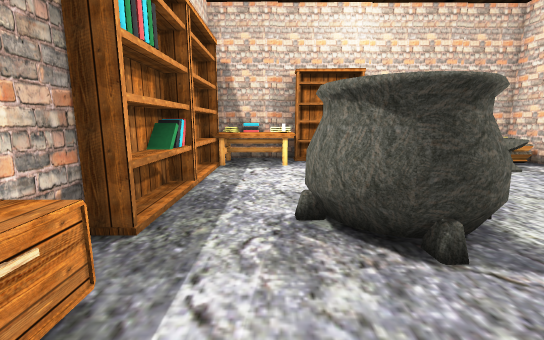
view 1 (above)

12 first-person views from a walk through a scene from a Unity 3-D project. The camera is 1.5 m above the floor, tilts 10° down and sees 90° across. The floor is counted in squares, 1 m on a side. Each view is taken from the middle of a square. On the plan, view 1 faces up. The plan holds only what a view shows up to about 14 squares ahead; the rest is blank. The place goes on beyond the plan. The player is left out. Some surface patterns are stand-ins.

view 2
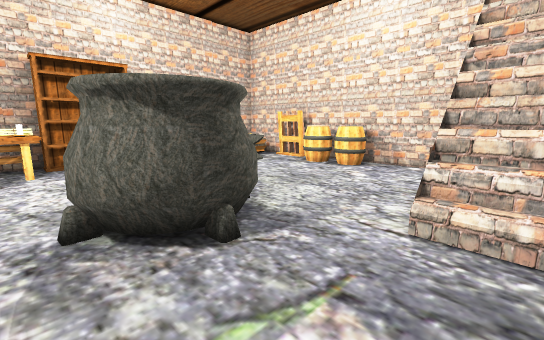

view 3
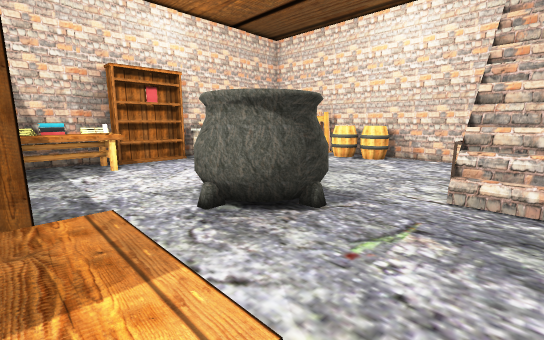

view 4
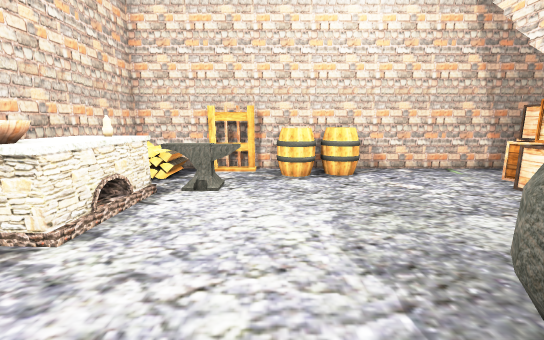

view 5
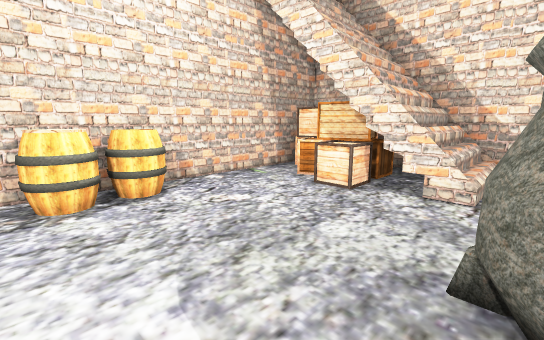

view 6
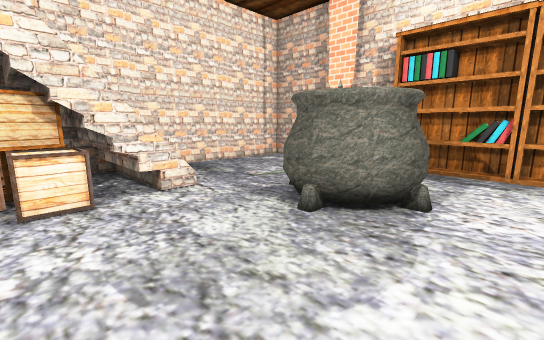

view 7
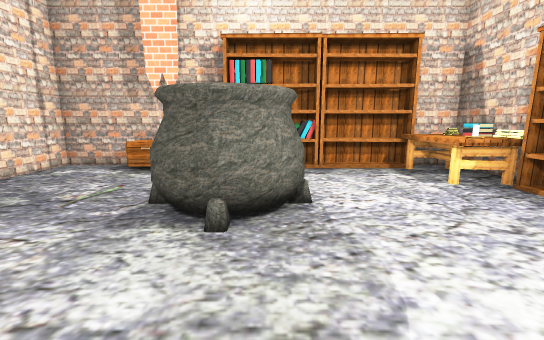

view 8
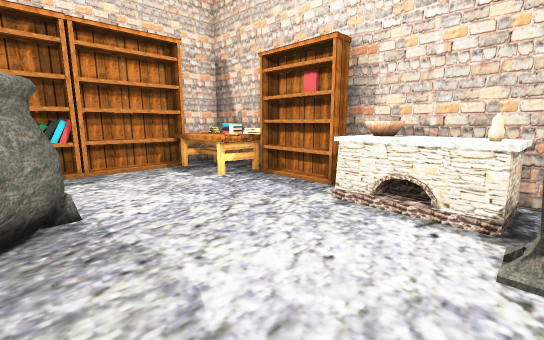

view 9
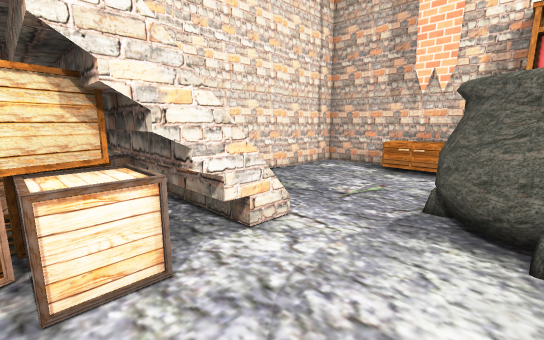

view 10
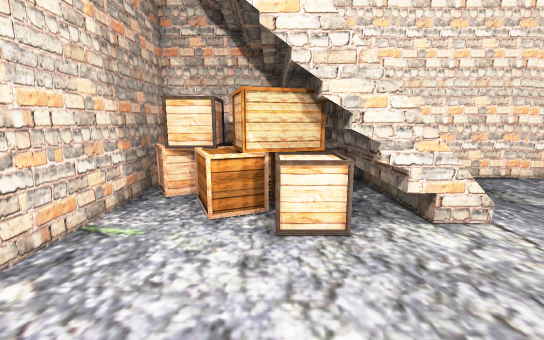

view 11
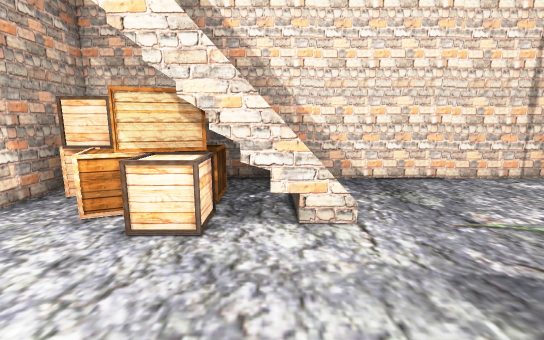

view 12
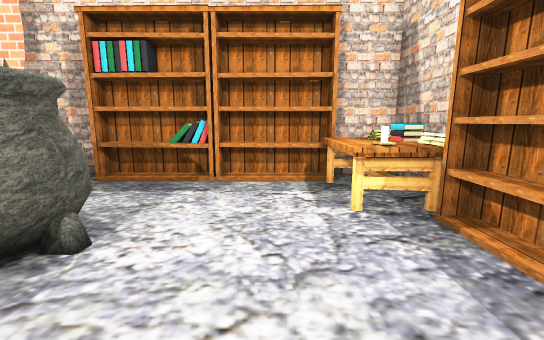

### Floor plan
Points are (right, up) in squares from view 1. A wall is a line through its corners. A room is listed if a view was taken in it or the views show most of it. See-through windows are left out.
Room 1 (views 1, 2, 3, 4, 5, 6, 7, 8, 9, 10, 11, 12)
walls: (3.8, 1.2) (5.4, 1.2) (5.4, -2.1); (5.9, 0.6) (5.9, -0.5); (3.4, 11.1) (1, 11.1); (3.5, 11.3) (3.5, 10.6) (0.9, 10.6) (0.9, 11.3) (0.4, 11.3); (-2.5, 3.5) (-2.5, -2.2) (7.1, -2.2); (4.6, -2.1) (4.6, 1.2); (5, -2.1) (5, 1.1) (3.9, 1.1); (9.8, -2) (9.8, 11.3) (9.4, 11.3); (-2.5, 11.4) (-2.5, 9.6)
low walls: (4.6, 1.2) (4.6, -1.4); (5, 1.2) (5, -2.1); (3.8, -0.4) (3.8, 1.2); (3.8, -1.4) (3.8, -0.5); (4.2, -2.1) (4.2, 1.2)
objects: cupboard (-2, 1) to (-2, 2); other object (-2, 4); books (-2, 5) to (-2, 6); other object (-2, 7) to (-2, 8); desk (-2, 9) to (1, 11); cauldron (1, 3) to (3, 6); bowl (4, 10) to (5, 11); other object (4, 11); box (6, -1) to (7, -1); box (6, 1) to (7, 1); bottle (6, 10); other object (6, 10) to (7, 11); cage (7, -1) to (8, 0); anvil (7, 8) to (7, 9); box (8, -2); box (8, 0) to (8, 1); barrel (8, 6) to (9, 7); other object (8, 10) to (9, 11); box (9, -1); box (9, 0); barrel (9, 5) to (9, 6); rack (9, 8) to (9, 9)

Positions as (right, up) in squares from view 1, and headings:
1: (0, 0), facing up
2: (0, 0), facing up-right
3: (-2, 0), facing up-right
4: (1, 7), facing right
5: (3, 7), facing down-right
6: (7, 7), facing down-left
7: (7, 5), facing left
8: (7, 5), facing up-left
9: (7, 4), facing down-left
10: (7, 5), facing down
11: (5, 5), facing down
12: (5, 8), facing left
